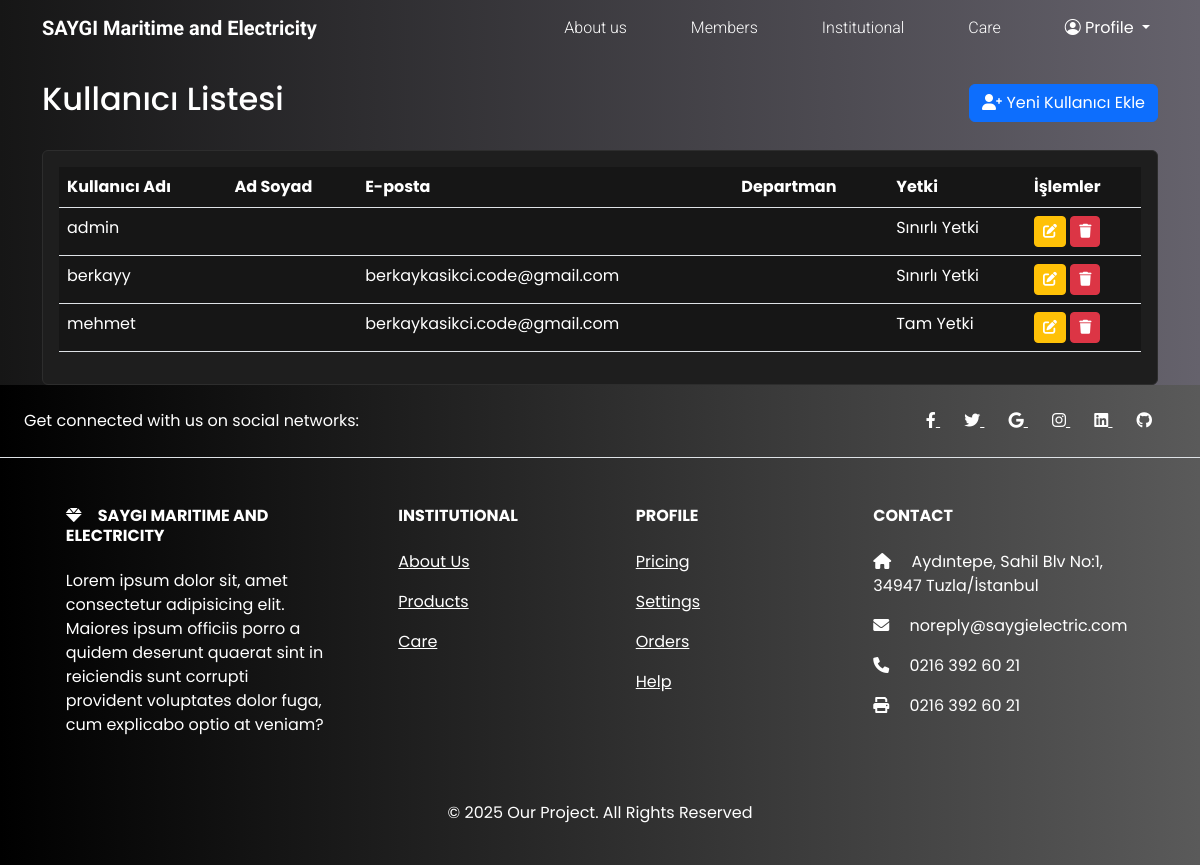
The app's page /users/ (signed in), older data.
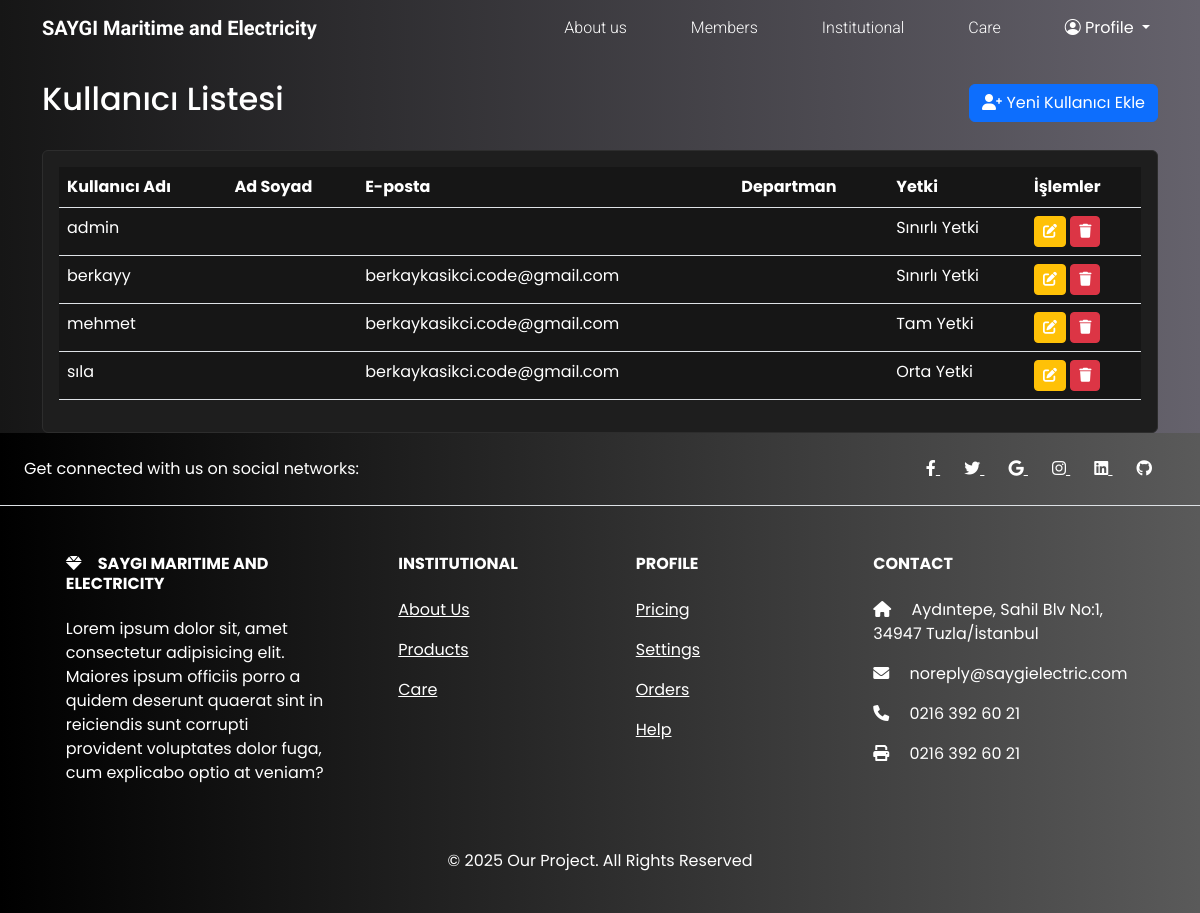
The same page, newer data.
### jobs/models.py (models this page shows, shortened)
class CustomUser(AbstractUser):
    DEPARTMAN_CHOICES = [
        ("otomasyon", "Otomasyon"),
        ("yeni_insa", "Yeni İnşa"),
        ("bakim", "Bakım"),
        ("kalite", "Kalite"),
        ("diger", "Diğer"),
    ]
    YETKI_CHOICES = [
        ("yetki1", "Tam Yetki"),
        ("yetki2", "Yüksek Yetki"),
        ("yetki3", "Orta Yetki"),
        ("yetki4", "Düşük Yetki"),
        ("yetki5", "Sınırlı Yetki"),
    ]
    phone_number = models.CharField(
        _("Telefon Numarası"), max_length=15, blank=True, null=True
    )
    department = models.ForeignKey(
        "Department",
        on_delete=models.SET_NULL,
        null=True,
        blank=True,
        verbose_name=_("Departman")
    )
    yetki = models.CharField(
        _("Yetki Seviyesi"), max_length=10, choices=YETKI_CHOICES, default="yetki5"
    )

### jobs/views.py (the view)
# urls.py: path("users/", user_list, name="user_list"),
@user_passes_test(is_superuser)
def user_list(request):
    users = CustomUser.objects.all()
    return render(request, "users/list.html", {"users": users})

### jobs/views.py (called while the page is built)
def is_superuser(user):
    return user.is_superuser

### jobs/templates/users/list.html (shortened to what this page needs)
{% extends "base.html" %}
{% load i18n %}
{% load static %}
{% block content %}
    <div class="container mt-4">
        <div class="d-flex justify-content-between align-items-center mb-4">
            <h2>{% trans "Kullanıcı Listesi" %}</h2>
            <a href="{% url 'signup' %}" class="btn btn-primary">
                <i class="fas fa-user-plus"></i> {% trans "Yeni Kullanıcı Ekle" %}
            </a>
        </div>
        <div class="card">
            <div class="card-body">
                <div class="table-responsive">
                    <table class="table table-hover">
                        <thead>
                            <tr>
                                <th>{% trans "Kullanıcı Adı" %}</th>
                                <th>{% trans "Ad Soyad" %}</th>
                                <th>{% trans "E-posta" %}</th>
                                <th>{% trans "Departman" %}</th>
                                <th>{% trans "Yetki" %}</th>
                                <th>{% trans "İşlemler" %}</th>
                            </tr>
                        </thead>
                        <tbody>
                            {% for user in users %}
                            <tr>
                                <td>{{ user.username }}</td>
                                <td>{{ user.get_full_name }}</td>
                                <td>{{ user.email }}</td>
                                <td>{{ user.get_department_display }}</td>
                                <td>{{ user.get_yetki_display }}</td>
                                <td>
                                    <a href="{% url 'user_edit' user.id %}" class="btn btn-sm btn-warning">
                                        <i class="fas fa-edit"></i>
                                    </a>
                                    <a href="{% url 'user_delete' user.id %}" class="btn btn-sm btn-danger"
                                       onclick="return confirm('{% trans "Bu kullanıcıyı silmek istediğinizden emin misiniz?" %}')">
                                        <i class="fas fa-trash"></i>
                                    </a>
                                </td>
                            </tr>
                            {% empty %}
                            <tr>
                                <td colspan="6" class="text-center">{% trans "Henüz kullanıcı bulunmamaktadır." %}</td>
                            </tr>
                            {% endfor %}
                        </tbody>
                    </table>
                </div>
            </div>
        </div>
    </div>
{% endblock content %}

Row changes from the older to the newer data that the page shows:
added CustomUser: username "sıla", email "berkaykasikci.code@gmail.com", yetki "Orta Yetki"
